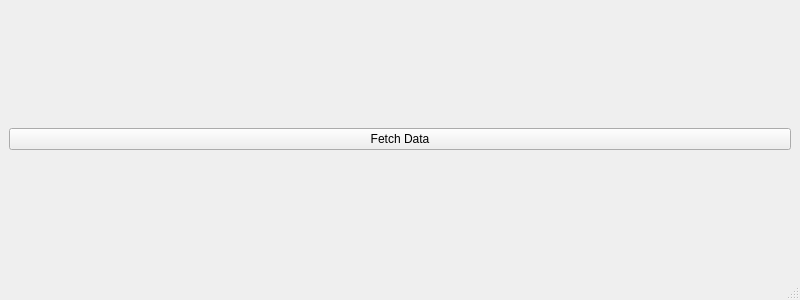
<?xml version="1.0" encoding="UTF-8"?>
<ui version="4.0">
 <class>MainWindow</class>
 <widget class="QMainWindow" name="MainWindow">
  <property name="geometry">
   <rect>
    <x>0</x>
    <y>0</y>
    <width>800</width>
    <height>300</height>
   </rect>
  </property>
  <property name="windowTitle">
   <string>MainWindow</string>
  </property>
  <widget class="QWidget" name="centralwidget">
   <layout class="QGridLayout" name="gridLayout">
    <item row="0" column="0">
     <widget class="QPushButton" name="fetchButton">
      <property name="text">
       <string>Fetch Data</string>
      </property>
     </widget>
    </item>
   </layout>
  </widget>
  <widget class="QMenuBar" name="menubar">
   <property name="geometry">
    <rect>
     <x>0</x>
     <y>0</y>
     <width>800</width>
     <height>22</height>
    </rect>
   </property>
  </widget>
  <widget class="QStatusBar" name="statusbar"/>
 </widget>
 <resources/>
 <connections/>
</ui>
